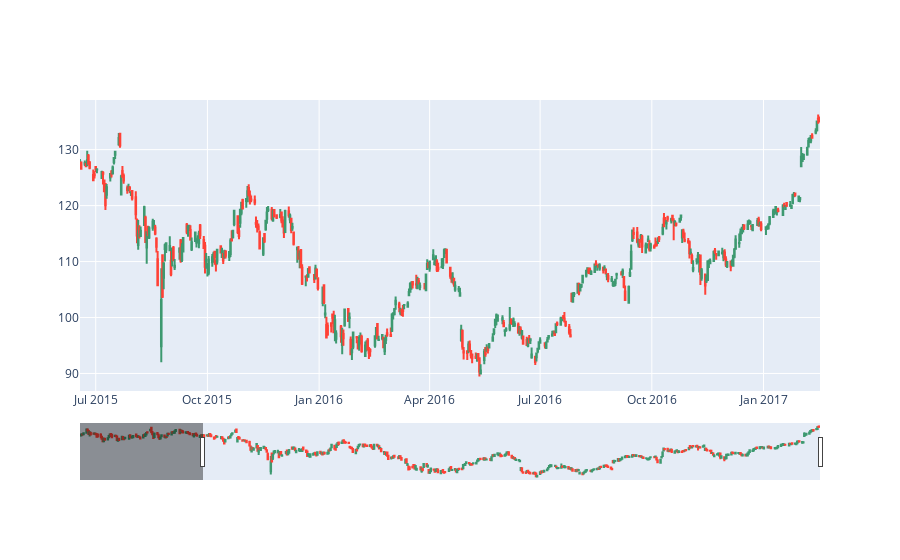

Notebook code for this chart:
### Code cell
fig = go.Figure(data=[go.Candlestick(
    x = df["Date"],
    open = df["AAPL.Open"],
    high = df["AAPL.High"],
    low = df["AAPL.Low"],
    close = df["AAPL.Close"],)])

fig.update_layout(xaxis_rangeslider_visible=True)

fig.show()

### Figure 1 — Plotly figure (JSON) as saved in the notebook; plotly's stock layout.template omitted (floating-point values rounded to 4 significant figures; data arrays with more than 128 entries replaced by an {"elided": "..."} marker saying what was removed)
{"data": [{"close": {"elided": "506 float values"}, "high": {"elided": "506 float values"}, "low": {"elided": "506 float values"}, "open": {"elided": "506 float values"}, "type": "candlestick", "x": {"elided": "506 str values"}}], "layout": {"autosize": true, "xaxis": {"autorange": false, "range": ["2015-06-18 01:21:53.9623", "2017-02-16 12:00"], "rangeslider": {"autorange": true, "range": ["2015-02-16 12:00", "2017-02-16 12:00"], "visible": true, "yaxis": {"_template": null, "rangemode": "match"}}, "type": "date"}, "yaxis": {"autorange": true, "range": [86.87, 138.9]}}}
